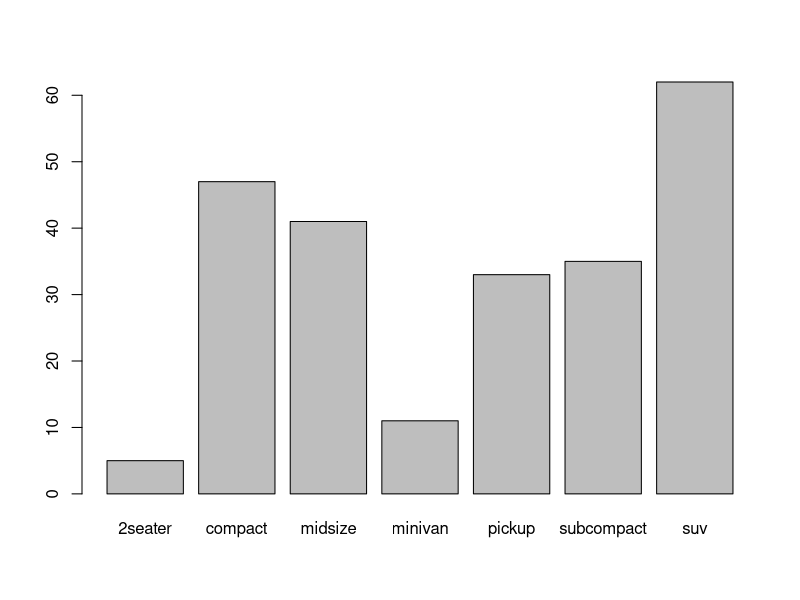
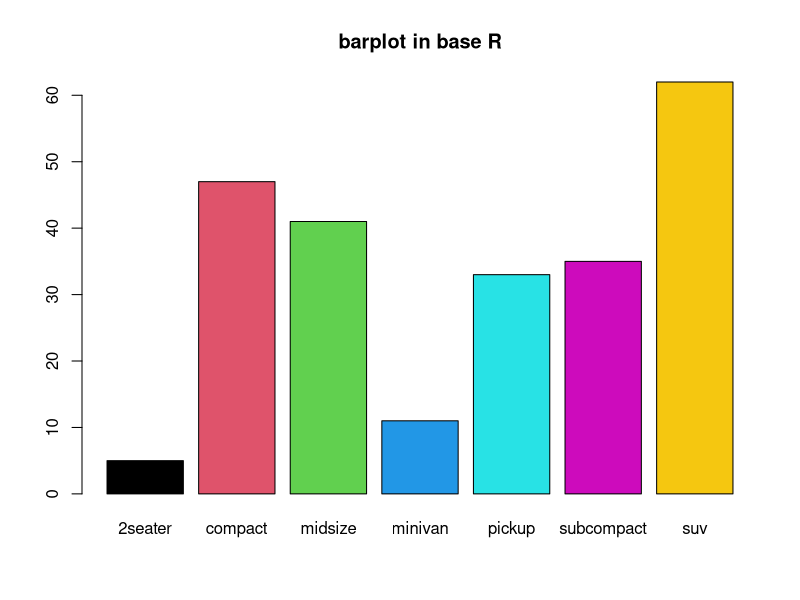
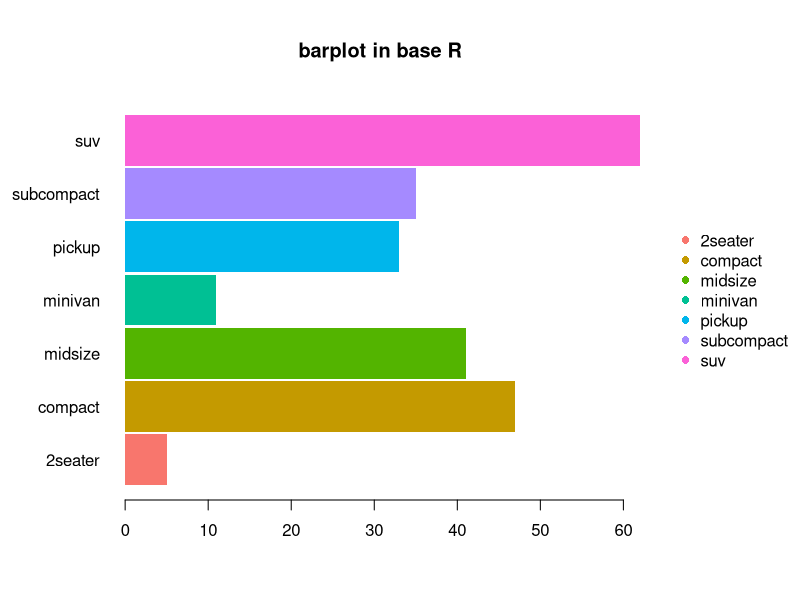
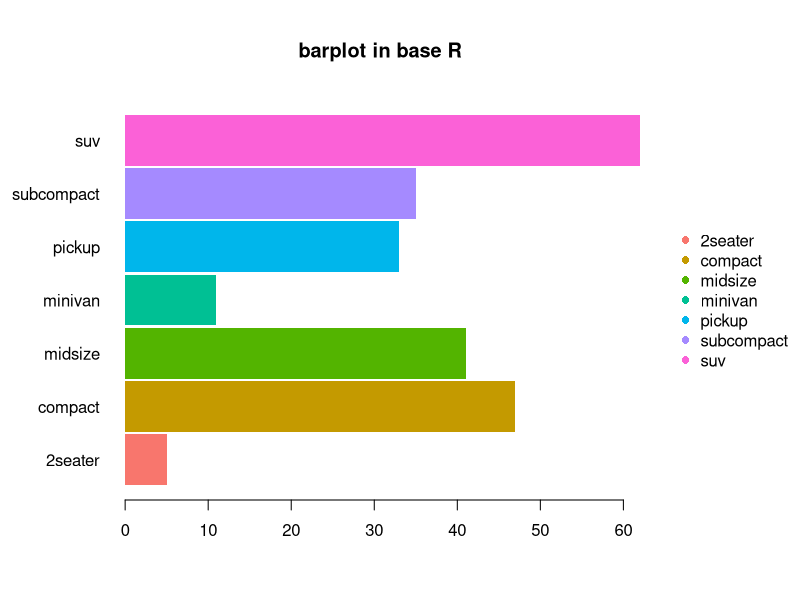
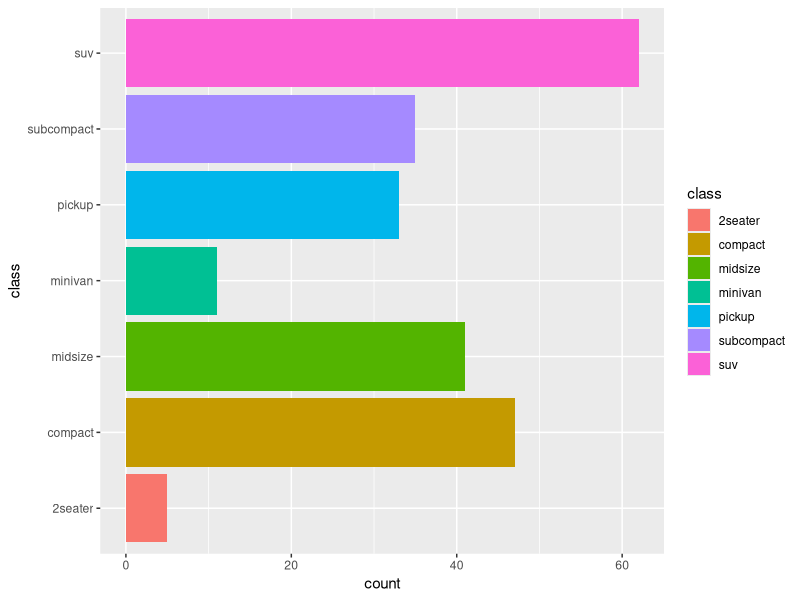

Write R code to recreate these figures, in order.
## ---- chunk 1
library(ggplot2)
## ---- chunk 2
df <- ggplot2::mpg
## ---- chunk 3
head(df)
## ---- chunk 4
df$class <- factor(df$class)
## ---- chunk 5
barplot(table(df$class))
## ---- chunk 6
scales::hue_pal()(7)
## ---- chunk 7
 col_pal <- c("#F8766D", "#C49A00", "#53B400",
              "#00C094", "#00B6EB", "#A58AFF","#FB61D7")
## ---- chunk 8
barplot(table(df$class), main = "barplot in base R", col = c(1:7))
## ---- chunk 9
par(lty=0, mar=c(5,6,5,8), xpd=TRUE) # remove border black colro in bar
barplot(table(df$class), main = "barplot in base R",
        col = col_pal,
        horiz = TRUE, # plot horizontal
        las=1, # change the axis to horizontal
        space = c(.05),
        width = rep(5,7)) 
legend("right", inset = c(-0.3,0), legend = levels(df$class), col = col_pal, pch=16)

## ---- chunk 10
par( mar=c(5,6,5,8), xpd=TRUE) #
barplot(table(df$class), main = "barplot in base R",
        col = col_pal,
        horiz = TRUE, # plot horizontal
        las=1, # change the axis to horizontal
        space = c(.05),
        width = rep(5,7)) 
legend("right", inset = c(-0.3,0), legend = levels(df$class), col = col_pal, pch=16)

## ---- chunk 11
ggplot2::ggplot(data = df)+
    geom_bar(aes(class, fill=class))+
    coord_flip()
